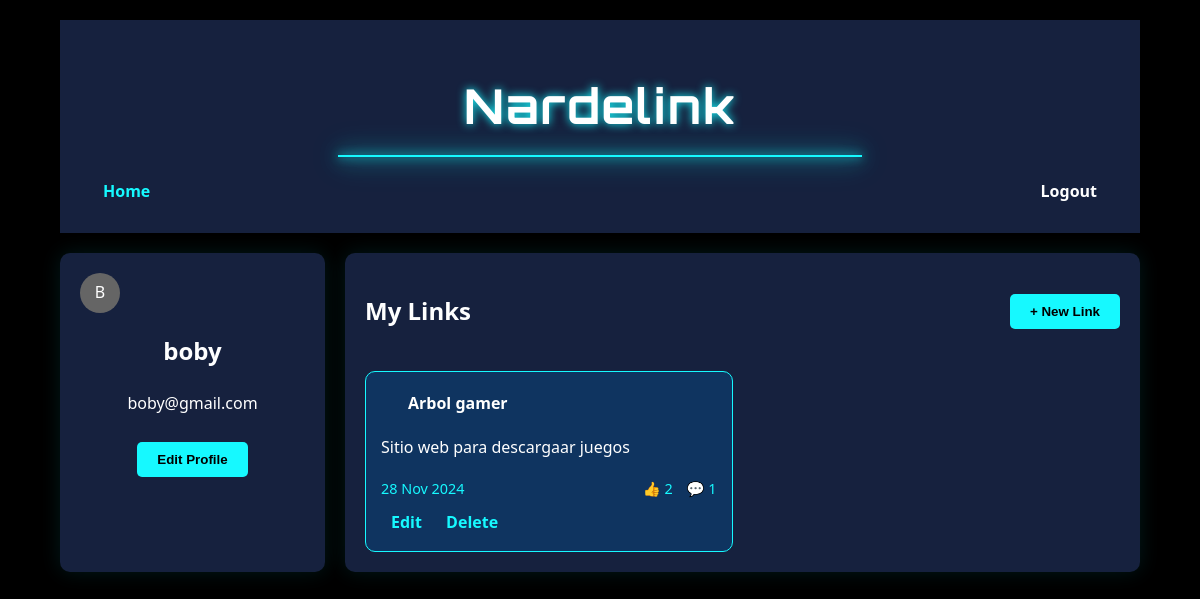
/segundo/profile.php (signed in), run on the app's committed database.
### tables this page shows
CREATE TABLE `users` (
  `id` int(11) NOT NULL,
  `username` varchar(50) NOT NULL,
  `email` varchar(100) NOT NULL,
  `password` varchar(255) NOT NULL,
  `created_at` timestamp NOT NULL DEFAULT current_timestamp(),
  `profile_image` varchar(255) DEFAULT NULL
);

CREATE TABLE `links` (
  `id` int(11) NOT NULL,
  `user_id` int(11) DEFAULT NULL,
  `url` varchar(255) NOT NULL,
  `title` varchar(100) NOT NULL,
  `description` text DEFAULT NULL,
  `likes` int(11) DEFAULT 0,
  `created_at` timestamp NOT NULL DEFAULT current_timestamp(),
  `image` varchar(255) DEFAULT NULL,
  `expires_at` timestamp NULL DEFAULT NULL
);

### segundo/profile.php (the view, shortened to what this page needs)
<?php
include 'db_connect.php';
$user_id = $_SESSION['id'];
$sql = "SELECT * FROM users WHERE id = ?";
$stmt = $conn->prepare($sql);
$stmt->bind_param("i", $user_id);
$stmt->execute();
$result = $stmt->get_result();
$user = $result->fetch_assoc();
$sql = "SELECT * FROM links WHERE user_id = ? ORDER BY created_at DESC";
$stmt = $conn->prepare($sql);
$stmt->bind_param("i", $user_id);
$stmt->execute();
$links = $stmt->get_result();
?>
<!DOCTYPE html>
<html lang="en">
<head>
    <link rel="stylesheet" href="styles.css">
    <link href="https://cdnjs.cloudflare.com/ajax/libs/font-awesome/5.15.4/css/all.min.css" rel="stylesheet">
</head>
<body>
    <div class="container">
        <header>
            <h1>Nardelink</h1>
            <div class="neon-line"></div>
            <nav class="profile-nav">
                <a href="index.php" class="back-to-home">Home</a>
                <div class="user-info">
                    <a href="../logout.php" class="logout-button">Logout</a>
                </div>
            </nav>
        </header>
        <div class="profile-grid">
            <aside class="profile-sidebar">
                <div class="user-card">
                    <div class="profile-image-placeholder">
                        <span><?php echo strtoupper(substr($user['username'], 0, 1)); ?></span>
                    </div>
                    <h2><?php echo htmlspecialchars($user['username']); ?></h2>
                    <p class="user-email"><?php echo htmlspecialchars($user['email']); ?></p>
                    <button class="edit-profile-btn" onclick="toggleEditForm()">Edit Profile</button>
                </div>
            </aside>
            <main class="profile-content">
                <div class="content-header">
                    <h2>My Links</h2>
                    <button onclick="window.location.href='index.php#add-link-modal'" class="add-link-btn">+ New Link</button>
                </div>
                <div class="links-grid">
                    <?php while ($link = $links->fetch_assoc()): ?>
                        <article class="link-card">
                            <div class="link-content">
                                <h3><a href="<?php echo htmlspecialchars($link['url']); ?>" target="_blank">
                                    <?php echo htmlspecialchars($link['title']); ?>
                                </a></h3>
                                <p class="link-description"><?php echo htmlspecialchars($link['description']); ?></p>
                                <div class="link-meta">
                                    <span class="link-date">
                                        <?php echo date('d M Y', strtotime($link['created_at'])); ?>
                                    </span>
                                    <div class="link-stats">
                                        <span>👍 <?php echo $link['likes']; ?></span>
                                        <span class="comment-icon" onclick="showComments(<?php echo $link['id']; ?>)">💬
                                            <?php
                                            $sql = "SELECT COUNT(*) as count FROM comments WHERE link_id = ?";
                                            $stmt = $conn->prepare($sql);
                                            $stmt->bind_param("i", $link['id']);
                                            $stmt->execute();
                                            $comment_count = $stmt->get_result()->fetch_assoc()['count'];
                                            echo $comment_count;
                                            ?>
                                        </span>
                                    </div>
                                </div>
                                <div class="link-actions">
                                    <a href="edit_link.php?id=<?php echo $link['id']; ?>" class="edit-link">Edit</a>
                                    <a href="delete_link.php?id=<?php echo $link['id']; ?>"
                                       class="delete-link"
                                       onclick="return confirm('Are you sure you want to delete this link?');">
                                        Delete
                                    </a>
                                </div>
                            </div>
                        </article>
                    <?php endwhile; ?>
                </div>
            </main>
        </div>
    </div>
</body>
</html>

### segundo/styles.css (style rules this page uses)
:root { --background: #000000; --text: #ffffff; --neon: #16f9ff; --card-bg: #16213e; --accent: #0f3460; }
body { font-family: 'Segoe UI', Tahoma, Geneva, Verdana, sans-serif; background-color: var(--background); color: var(--text); line-height: 1.6; margin: 0; padding: 0; min-height: 100vh; display: flex; flex-direction: column; }
.container { width: 90%; max-width: 1200px; margin: 0 auto; padding: 20px; flex-grow: 1; }
header { background-color: var(--card-bg); padding: 1rem; text-align: center; position: relative; overflow: hidden; }
header h1 { font-family: 'Orbitron', sans-serif; font-size: 48px; color: var(--primary); text-shadow: 0 0 10px var(--neon); margin-bottom: 10px; letter-spacing: 2px; }
.neon-line { height: 2px; background-color: var(--neon); margin: 10px auto; width: 50%; box-shadow: 0 0 10px var(--neon), 0 0 20px var(--neon), 0 0 30px var(--neon); animation: neon-glow 1.5s ease-in-out infinite alternate; }
.profile-nav { display: flex; justify-content: space-between; align-items: center; margin-top: 10px; }
.back-to-home { color: var(--neon); text-decoration: none; font-weight: bold; transition: color 0.3s ease; }
.profile-image-placeholder { width: 40px; height: 40px; background-color: rgb(101, 101, 101); border-radius: 50%; display: flex; justify-content: center; align-items: center; margin-right: 10px; }
.profile-grid { display: grid; grid-template-columns: 1fr 3fr; gap: 20px; margin-top: 20px; }
.profile-sidebar { background-color: var(--card-bg); padding: 20px; border-radius: 10px; box-shadow: 0 0 20px rgba(22, 249, 255, 0.1); }
.user-card { text-align: center; }
.edit-profile-btn, .save-profile-btn { background-color: var(--neon); color: var(--background); border: none; padding: 10px 20px; margin-top: 10px; cursor: pointer; border-radius: 5px; font-weight: bold; transition: all 0.3s ease; }
.profile-content { background-color: var(--card-bg); padding: 20px; border-radius: 10px; box-shadow: 0 0 20px rgba(22, 249, 255, 0.1); }
.content-header { display: flex; justify-content: space-between; align-items: center; margin-bottom: 20px; }
.add-link-btn { background-color: var(--neon); color: var(--background); border: none; padding: 10px 20px; cursor: pointer; border-radius: 5px; font-weight: bold; transition: all 0.3s ease; }
.links-grid { display: grid; grid-template-columns: repeat(auto-fill, minmax(250px, 1fr)); gap: 20px; }
.link-card { background-color: var(--accent); border: 1px solid var(--neon); border-radius: 10px; padding: 15px; transition: all 0.3s ease; }
.link-content h3 { margin-top: 0; color: var(--neon); }
.link-description { color: var(--text); }
.link-meta { display: flex; justify-content: space-between; margin-top: 10px; font-size: 0.9em; color: var(--neon); }
.link-stats span { margin-left: 10px; cursor: pointer; }
.link-actions { margin-top: 10px; }
.link-actions a, .link-actions button { margin-right: 10px; color: var(--neon); text-decoration: none; background: none; border: none; cursor: pointer; font-size: 1em; padding: 0; }
a { text-decoration: none; font-size: 16px; font-weight: bold; color: var(--text); padding: 10px 15px; margin: 0 10px; border: 2px solid transparent; border-radius: 5px; transition: all 0.3s ease-in-out; }

### data on the page
users: username "B", username "boby", email "boby@gmail.com"
links: title "Arbol gamer", description "Sitio web para descargaar juegos", created_at "28 Nov 2024", likes "2", comment_count "1"
